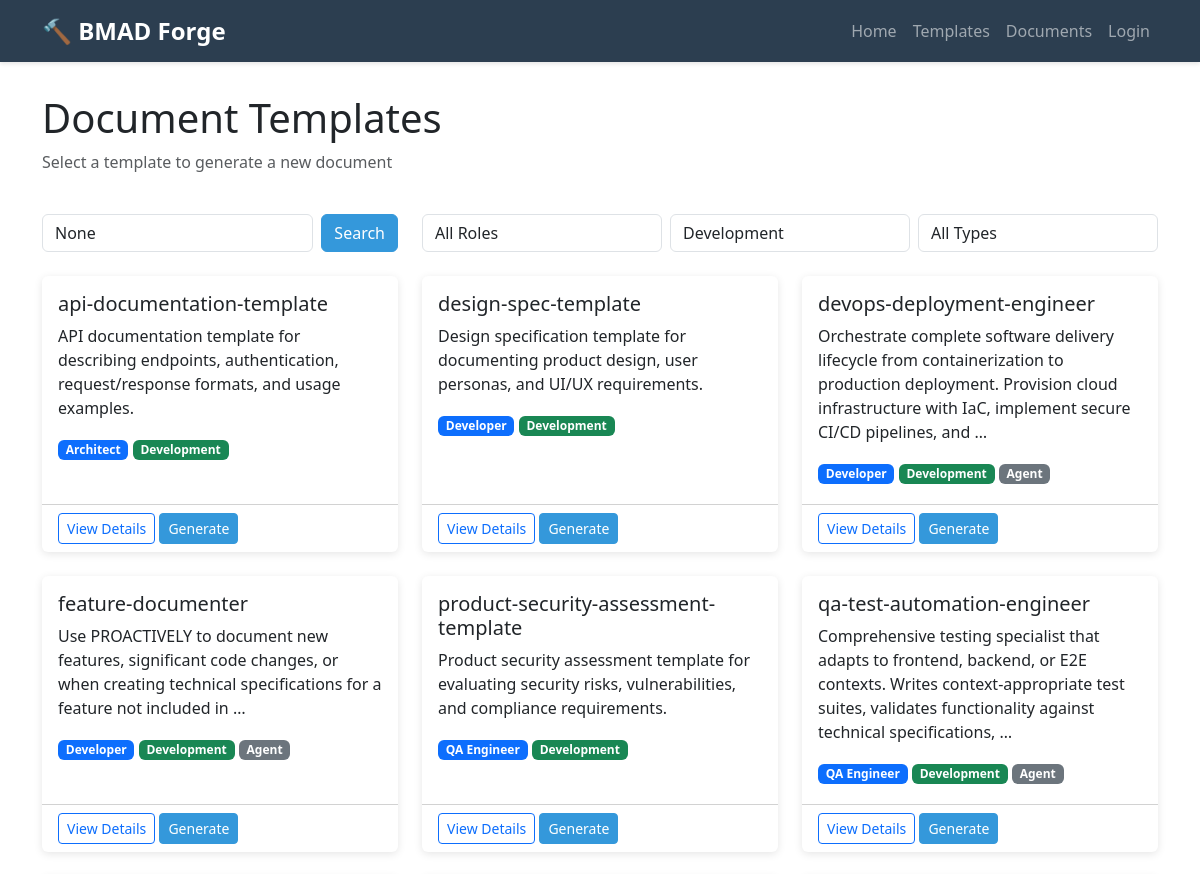
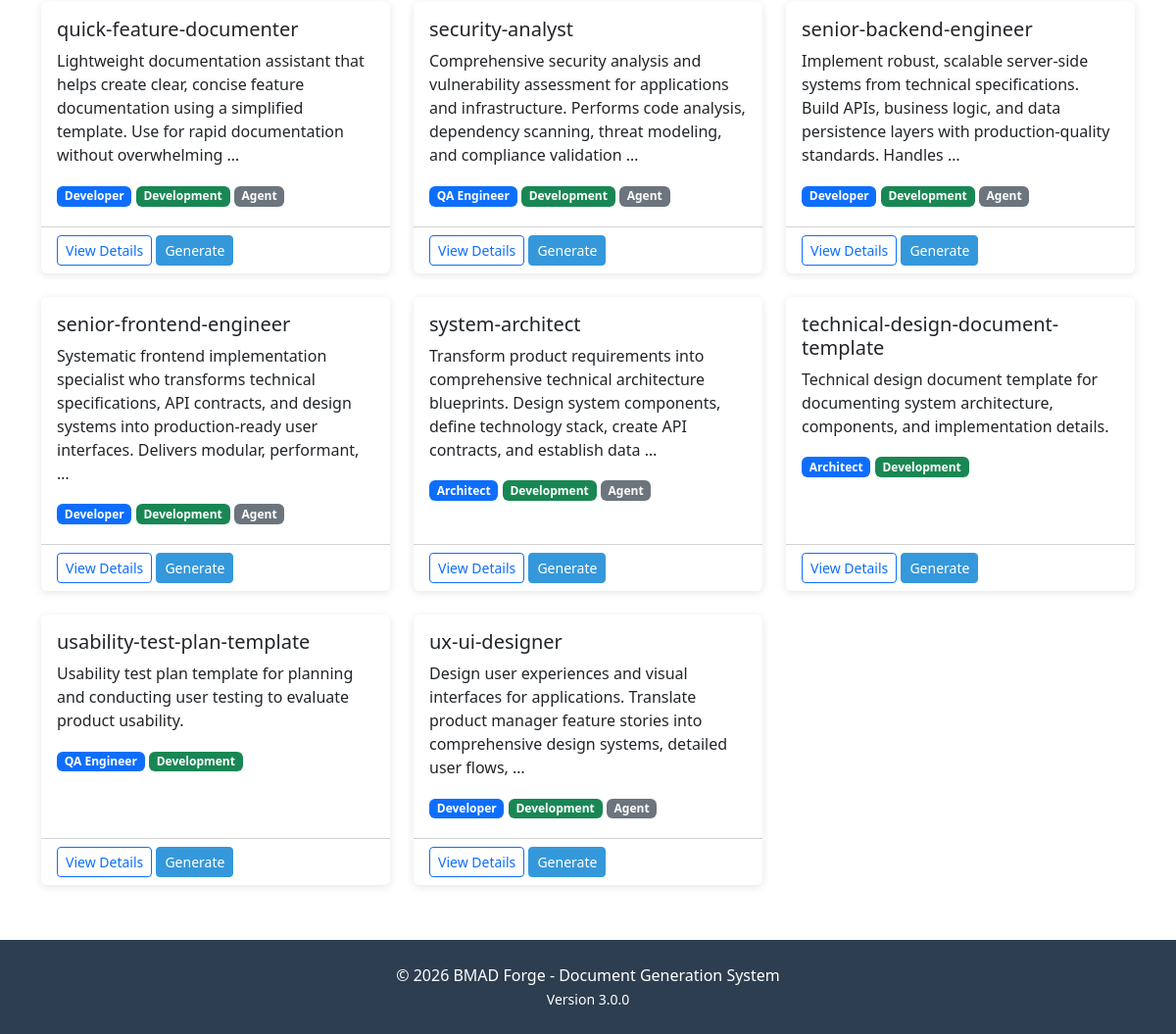
/forge/templates/?phase=development, run on the app's committed database (2 pictures, top to bottom).
### forge/models.py (models this page shows, shortened)
class DocumentTemplate(models.Model):
    DOCUMENT_TYPES = [
        ('memorandum', 'Memorandum'),
        ('letter', 'Letter'),
        ('report', 'Report'),
        ('form', 'Form'),
        ('other', 'Other'),
    ]
    AGENT_ROLES = [
        ('orchestrator', 'Orchestrator'),
        ('analyst', 'Analyst'),
        ('pm', 'Project Manager'),
        ('architect', 'Architect'),
        ('scrum_master', 'Scrum Master'),
        ('developer', 'Developer'),
        ('qa', 'QA Engineer'),
    ]
    WORKFLOW_PHASES = [
        ('planning', 'Planning'),
        ('development', 'Development'),
    ]
    TEMPLATE_TYPES = [
        ('template', 'Document Template'),
        ('agent', 'Agent Prompt'),
    ]
    name = models.CharField(max_length=200, unique=True)
    document_type = models.CharField(max_length=50, choices=DOCUMENT_TYPES, default='other')
    description = models.TextField(blank=True)
    template_content = models.TextField(help_text="HTML template content")
    css_content = models.TextField(blank=True, help_text="CSS styling")
    js_content = models.TextField(blank=True, help_text="JavaScript for interactivity")
    agent_role = models.CharField(max_length=50, choices=AGENT_ROLES, blank=True)
    agent_roles = models.JSONField(default=list, blank=True)
    workflow_phase = models.CharField(max_length=50, choices=WORKFLOW_PHASES, blank=True)
    category = models.CharField(max_length=100, blank=True)
    template_type = models.CharField(max_length=20, choices=TEMPLATE_TYPES, default='template')
    source_file = models.CharField(max_length=255, blank=True, unique=True, null=True)
    created_at = models.DateTimeField(auto_now_add=True)
    updated_at = models.DateTimeField(auto_now=True)
    created_by = models.ForeignKey(User, on_delete=models.SET_NULL, null=True, related_name='templates_created')
    is_active = models.BooleanField(default=True)
    template_variables = models.TextField(
        blank=True,
        help_text="JSON object defining required variables"
    )
    class Meta:
        ordering = ['name']
        verbose_name = 'Document Template'
        verbose_name_plural = 'Document Templates'
        indexes = [
            models.Index(fields=['agent_role', 'workflow_phase']),
        ]

### forge/views.py (the view, shortened to what this page needs)
# urls.py: path('templates/', views.template_list, name='template_list'),
def template_list(request):
    templates = DocumentTemplate.objects.filter(is_active=True)
    doc_type = request.GET.get('type')
    if doc_type:
        templates = templates.filter(document_type=doc_type)
    phase = request.GET.get('phase')
    if phase:
        templates = templates.filter(workflow_phase=phase)
    template_type = request.GET.get('template_type')
    if template_type:
        templates = templates.filter(template_type=template_type)
    search = request.GET.get('search')
    if search:
        templates = templates.filter(
            Q(name__icontains=search) | Q(description__icontains=search)
        )
    role = request.GET.get('role')
    context = {
        'templates': templates,
        'document_types': DocumentTemplate.DOCUMENT_TYPES,
        'agent_roles': DocumentTemplate.AGENT_ROLES,
        'workflow_phases': DocumentTemplate.WORKFLOW_PHASES,
        'template_types': DocumentTemplate.TEMPLATE_TYPES,
        'current_type': doc_type,
        'current_role': role,
        'current_phase': phase,
        'current_template_type': template_type,
        'search_query': search,
    }
    return render(request, 'forge/template_list.html', context)

### forge/templates/forge/template_list.html (shortened to what this page needs)
{% extends 'forge/base.html' %}
{% block content %}
<div class="row mb-4">
    <div class="col-12">
        <h1>Document Templates</h1>
        <p class="text-muted">Select a template to generate a new document</p>
    </div>
</div>
<div class="row mb-4">
    <div class="col-md-4">
        <form method="get" class="d-flex">
            <input type="text" name="search" class="form-control me-2" placeholder="Search templates..." value="{{ search_query }}">
            <button type="submit" class="btn btn-primary">Search</button>
        </form>
    </div>
    <div class="col-md-8">
        <div class="d-flex gap-2">
            <select class="form-control" onchange="updateFilter('role', this.value)">
                <option value="">All Roles</option>
            </select>
            <select class="form-control" onchange="updateFilter('phase', this.value)">
                {% for phase_key, phase_label in workflow_phases %}
                <option value="{{ phase_key }}" {% if current_phase == phase_key %}selected{% endif %}>{{ phase_label }}</option>
                {% endfor %}
            </select>
            <select class="form-control" onchange="updateFilter('template_type', this.value)">
                <option value="">All Types</option>
            </select>
        </div>
    </div>
</div>
<div class="row">
    {% for template in templates %}
    <div class="col-md-6 col-lg-4 mb-4">
        <div class="card h-100">
            <div class="card-body">
                <h5 class="card-title">{{ template.name }}</h5>
                <p class="card-text">{{ template.description|truncatewords:20 }}</p>
                {% if template.agent_role %}
                <span class="badge bg-primary mb-1">{{ template.get_agent_role_display }}</span>
                {% endif %}
                {% if template.workflow_phase %}
                <span class="badge {% if template.workflow_phase == 'planning' %}bg-warning text-dark{% else %}bg-success{% endif %} mb-1">{{ template.get_workflow_phase_display }}</span>
                {% endif %}
                {% if template.template_type == 'agent' %}
                <span class="badge bg-secondary mb-1">Agent</span>
                {% endif %}
            </div>
            <div class="card-footer bg-transparent">
                <a href="{% url 'forge:template_detail' template.id %}" class="btn btn-outline-primary btn-sm">
                    View Details
                </a>
                <a href="{% url 'forge:generate_document' template.id %}" class="btn btn-primary btn-sm">
                    Generate
                </a>
            </div>
        </div>
    </div>
    {% empty %}
    <div class="col-12">
        <div class="alert alert-info">
            No templates found. {% if search_query or current_role or current_phase or current_template_type %}Try adjusting your filters.{% endif %}
        </div>
    </div>
    {% endfor %}
</div>
{% endblock %}

### data on the page
DocumentTemplate: name "api-documentation-template", description "API documentation template for describing endpoints, authentication, request/response formats, and usage examples.", agent_role "Architect", workflow_phase "Development"
DocumentTemplate: name "design-spec-template", description "Design specification template for documenting product design, user personas, and UI/UX requirements.", agent_role "Developer", workflow_phase "Development"
DocumentTemplate: name "devops-deployment-engineer", description "Orchestrate complete software delivery lifecycle from containerization to production deployment. Provision cloud infrastructure with IaC, implement secure CI/CD pipelines, and …", agent_role "Developer", workflow_phase "Development", template_type "Agent"
DocumentTemplate: name "feature-documenter", description "Use PROACTIVELY to document new features, significant code changes, or when creating technical specifications for a feature not included in …", agent_role "Developer", workflow_phase "Development", template_type "Agent"
DocumentTemplate: name "product-security-assessment-template", description "Product security assessment template for evaluating security risks, vulnerabilities, and compliance requirements.", agent_role "QA Engineer", workflow_phase "Development"
DocumentTemplate: name "qa-test-automation-engineer", description "Comprehensive testing specialist that adapts to frontend, backend, or E2E contexts. Writes context-appropriate test suites, validates functionality against technical specifications, …", agent_role "QA Engineer", workflow_phase "Development", template_type "Agent"
DocumentTemplate: name "quick-feature-documenter", description "Lightweight documentation assistant that helps create clear, concise feature documentation using a simplified template. Use for rapid documentation without overwhelming …", agent_role "Developer", workflow_phase "Development", template_type "Agent"
DocumentTemplate: name "security-analyst", description "Comprehensive security analysis and vulnerability assessment for applications and infrastructure. Performs code analysis, dependency scanning, threat modeling, and compliance validation …", agent_role "QA Engineer", workflow_phase "Development", template_type "Agent"
DocumentTemplate: name "senior-backend-engineer", description "Implement robust, scalable server-side systems from technical specifications. Build APIs, business logic, and data persistence layers with production-quality standards. Handles …", agent_role "Developer", workflow_phase "Development", template_type "Agent"
DocumentTemplate: name "senior-frontend-engineer", description "Systematic frontend implementation specialist who transforms technical specifications, API contracts, and design systems into production-ready user interfaces. Delivers modular, performant, …", agent_role "Developer", workflow_phase "Development", template_type "Agent"
DocumentTemplate: name "system-architect", description "Transform product requirements into comprehensive technical architecture blueprints. Design system components, define technology stack, create API contracts, and establish data …", agent_role "Architect", workflow_phase "Development", template_type "Agent"
DocumentTemplate: name "technical-design-document-template", description "Technical design document template for documenting system architecture, components, and implementation details.", agent_role "Architect", workflow_phase "Development"
DocumentTemplate: name "usability-test-plan-template", description "Usability test plan template for planning and conducting user testing to evaluate product usability.", agent_role "QA Engineer", workflow_phase "Development"
DocumentTemplate: name "ux-ui-designer", description "Design user experiences and visual interfaces for applications. Translate product manager feature stories into comprehensive design systems, detailed user flows, …", agent_role "Developer", workflow_phase "Development", template_type "Agent"

### other printed values
form field value "Development"
